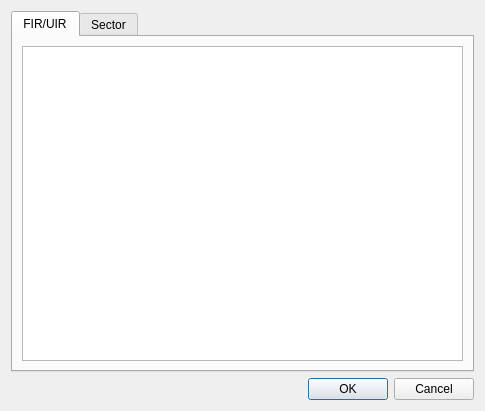
<?xml version="1.0" encoding="UTF-8"?>
<ui version="4.0">
 <class>LoadFromDB</class>
 <widget class="QDialog" name="LoadFromDB">
  <property name="geometry">
   <rect>
    <x>0</x>
    <y>0</y>
    <width>485</width>
    <height>411</height>
   </rect>
  </property>
  <property name="sizePolicy">
   <sizepolicy hsizetype="Expanding" vsizetype="Expanding">
    <horstretch>0</horstretch>
    <verstretch>0</verstretch>
   </sizepolicy>
  </property>
  <property name="windowTitle">
   <string>Load from database...</string>
  </property>
  <layout class="QVBoxLayout" name="verticalLayout">
   <item>
    <widget class="QTabWidget" name="tabWidget">
     <property name="enabled">
      <bool>true</bool>
     </property>
     <property name="currentIndex">
      <number>0</number>
     </property>
     <widget class="QWidget" name="FIRTab">
      <attribute name="title">
       <string>FIR/UIR</string>
      </attribute>
      <layout class="QVBoxLayout" name="verticalLayout_2">
       <item>
        <widget class="QTableView" name="FIRView">
         <property name="editTriggers">
          <set>QAbstractItemView::NoEditTriggers</set>
         </property>
         <property name="selectionMode">
          <enum>QAbstractItemView::SingleSelection</enum>
         </property>
         <property name="selectionBehavior">
          <enum>QAbstractItemView::SelectRows</enum>
         </property>
         <property name="gridStyle">
          <enum>Qt::SolidLine</enum>
         </property>
         <property name="sortingEnabled">
          <bool>true</bool>
         </property>
         <property name="wordWrap">
          <bool>false</bool>
         </property>
         <property name="cornerButtonEnabled">
          <bool>false</bool>
         </property>
        </widget>
       </item>
      </layout>
     </widget>
     <widget class="QWidget" name="SectorTab">
      <property name="enabled">
       <bool>false</bool>
      </property>
      <attribute name="title">
       <string>Sector</string>
      </attribute>
      <layout class="QVBoxLayout" name="verticalLayout_3">
       <item>
        <layout class="QHBoxLayout" name="horizontalLayout_2">
         <item>
          <widget class="QLabel" name="label">
           <property name="enabled">
            <bool>false</bool>
           </property>
           <property name="text">
            <string>FIR</string>
           </property>
          </widget>
         </item>
         <item>
          <widget class="QComboBox" name="FIRCombo">
           <property name="enabled">
            <bool>false</bool>
           </property>
          </widget>
         </item>
         <item>
          <spacer name="horizontalSpacer_2">
           <property name="orientation">
            <enum>Qt::Horizontal</enum>
           </property>
           <property name="sizeHint" stdset="0">
            <size>
             <width>40</width>
             <height>20</height>
            </size>
           </property>
          </spacer>
         </item>
        </layout>
       </item>
       <item>
        <widget class="QTableView" name="SectorView">
         <property name="enabled">
          <bool>false</bool>
         </property>
         <property name="editTriggers">
          <set>QAbstractItemView::NoEditTriggers</set>
         </property>
         <property name="selectionMode">
          <enum>QAbstractItemView::SingleSelection</enum>
         </property>
         <property name="selectionBehavior">
          <enum>QAbstractItemView::SelectRows</enum>
         </property>
         <property name="gridStyle">
          <enum>Qt::SolidLine</enum>
         </property>
         <property name="sortingEnabled">
          <bool>true</bool>
         </property>
         <property name="wordWrap">
          <bool>false</bool>
         </property>
         <property name="cornerButtonEnabled">
          <bool>false</bool>
         </property>
        </widget>
       </item>
      </layout>
     </widget>
    </widget>
   </item>
   <item>
    <widget class="QDialogButtonBox" name="buttonBox">
     <property name="orientation">
      <enum>Qt::Horizontal</enum>
     </property>
     <property name="standardButtons">
      <set>QDialogButtonBox::Cancel|QDialogButtonBox::Ok</set>
     </property>
    </widget>
   </item>
  </layout>
 </widget>
 <resources/>
 <connections>
  <connection>
   <sender>FIRCombo</sender>
   <signal>currentIndexChanged(int)</signal>
   <receiver>LoadFromDB</receiver>
   <slot>OnFIRSelect(int)</slot>
   <hints>
    <hint type="sourcelabel">
     <x>88</x>
     <y>50</y>
    </hint>
    <hint type="destinationlabel">
     <x>167</x>
     <y>3</y>
    </hint>
   </hints>
  </connection>
  <connection>
   <sender>buttonBox</sender>
   <signal>clicked(QAbstractButton*)</signal>
   <receiver>LoadFromDB</receiver>
   <slot>OnButtonBox(QAbstractButton*)</slot>
   <hints>
    <hint type="sourcelabel">
     <x>267</x>
     <y>385</y>
    </hint>
    <hint type="destinationlabel">
     <x>3</x>
     <y>346</y>
    </hint>
   </hints>
  </connection>
 </connections>
 <slots>
  <slot>OnFIRSelect(int)</slot>
  <slot>OnButtonBox(QAbstractButton*)</slot>
 </slots>
</ui>
